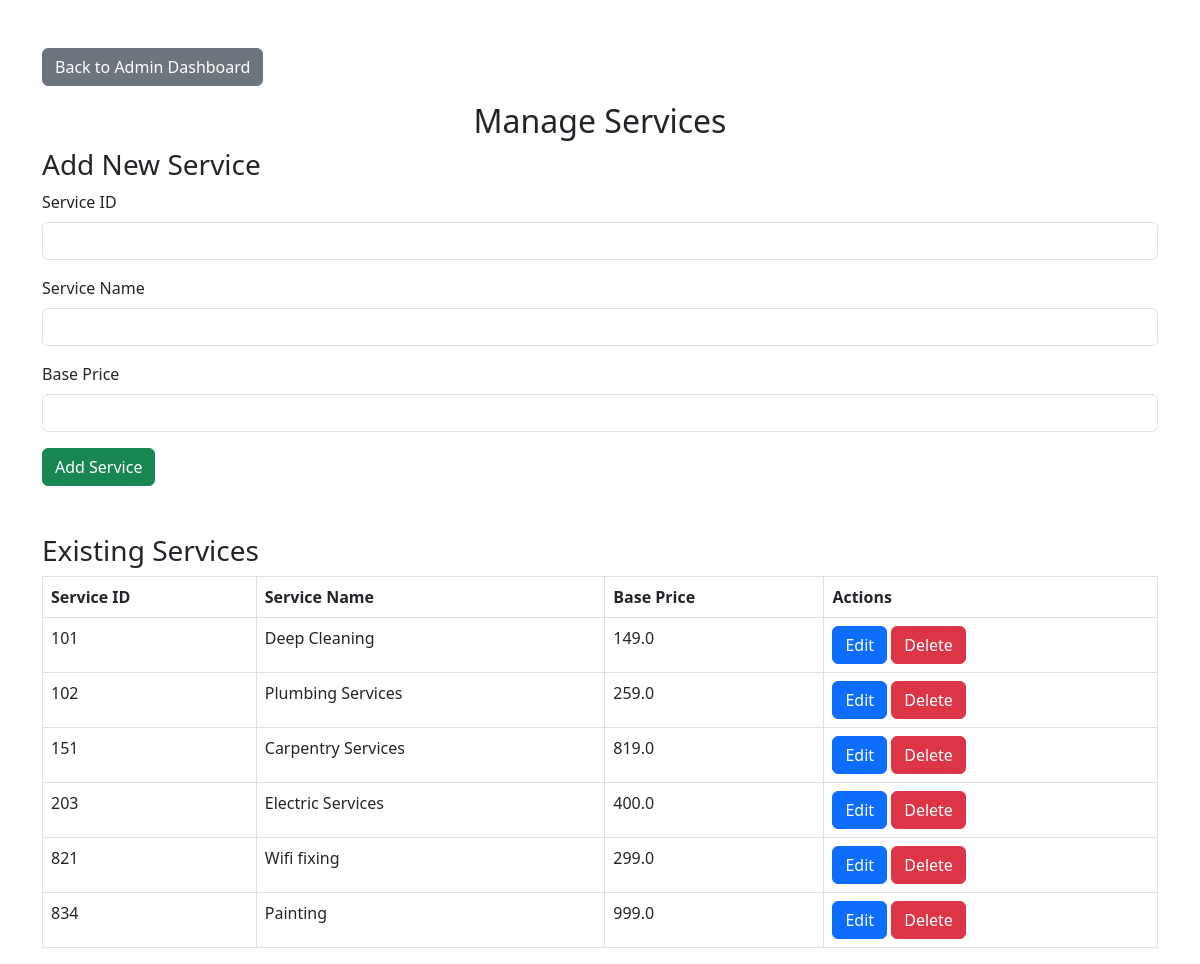
Screenshot of /admin/services (signed in) with the database file from the repository.
### model.py (models this page shows)
class Services(db.Model):
    __tablename__ = "services"
    sid = db.Column(db.Integer, primary_key=True)
    sname = db.Column(db.String, unique=True, nullable=False)
    base_price = db.Column(db.Float, nullable=False)

### app.py (the view, shortened to what this page needs)
@app.route('/admin/services', methods=['GET', 'POST'])
def admin_services():
    if session.get('role') != 'admin':
        flash("Unauthorized access.", "danger")
        return redirect('/login')
    services = Services.query.all()
    return render_template('admin_services.html', services=services)

### templates/admin_services.html (shortened to what this page needs)
<!DOCTYPE html>
<html lang="en">
<head>
    <link href="https://cdn.jsdelivr.net/npm/bootstrap@5.3.0/dist/css/bootstrap.min.css" rel="stylesheet">
</head>
<body>
    <div class="container mt-5">
        <div class="mb-3">
            <a href="{{ url_for('admin_dashboard') }}" class="btn btn-secondary">Back to Admin Dashboard</a>
        </div>
        <h2 class="text-center">Manage Services</h2>
        <h3>Add New Service</h3>
        <form method="POST">
            <div class="mb-3">
                <label for="sid" class="form-label">Service ID</label>
                <input type="number" class="form-control" id="sid" name="sid" required>
            </div>
            <div class="mb-3">
                <label for="sname" class="form-label">Service Name</label>
                <input type="text" class="form-control" id="sname" name="sname" required>
            </div>
            <div class="mb-3">
                <label for="base_price" class="form-label">Base Price</label>
                <input type="number" step="0.01" class="form-control" id="base_price" name="base_price" required>
            </div>
            <button type="submit" class="btn btn-success">Add Service</button>
        </form>
        <h3 class="mt-5">Existing Services</h3>
        <table class="table table-bordered">
            <thead>
                <tr>
                    <th>Service ID</th>
                    <th>Service Name</th>
                    <th>Base Price</th>
                    <th>Actions</th>
                </tr>
            </thead>
            <tbody>
                {% for service in services %}
                <tr>
                    <td>{{ service.sid }}</td>
                    <td>{{ service.sname }}</td>
                    <td>{{ service.base_price }}</td>
                    <td>
                        <a href="{{ url_for('edit_service', sid=service.sid) }}" class="btn btn-primary">Edit</a>
                        <a href="{{ url_for('delete_service', sid=service.sid) }}" class="btn btn-danger" onclick="return confirm('Are you sure you want to delete this service?')">Delete</a>
                    </td>
                </tr>
                {% endfor %}
            </tbody>
        </table>
    </div>
</body>
</html>

### rows the page displays
Services: sid "101", sname "Deep Cleaning", base_price "149.0"
Services: sid "102", sname "Plumbing Services", base_price "259.0"
Services: sid "151", sname "Carpentry Services", base_price "819.0"
Services: sid "203", sname "Electric Services", base_price "400.0"
Services: sid "821", sname "Wifi fixing", base_price "299.0"
Services: sid "834", sname "Painting", base_price "999.0"
